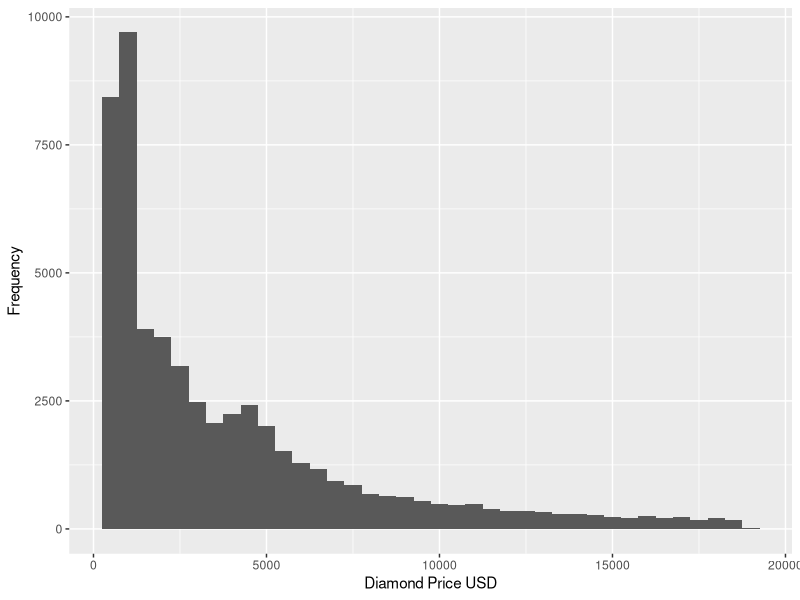
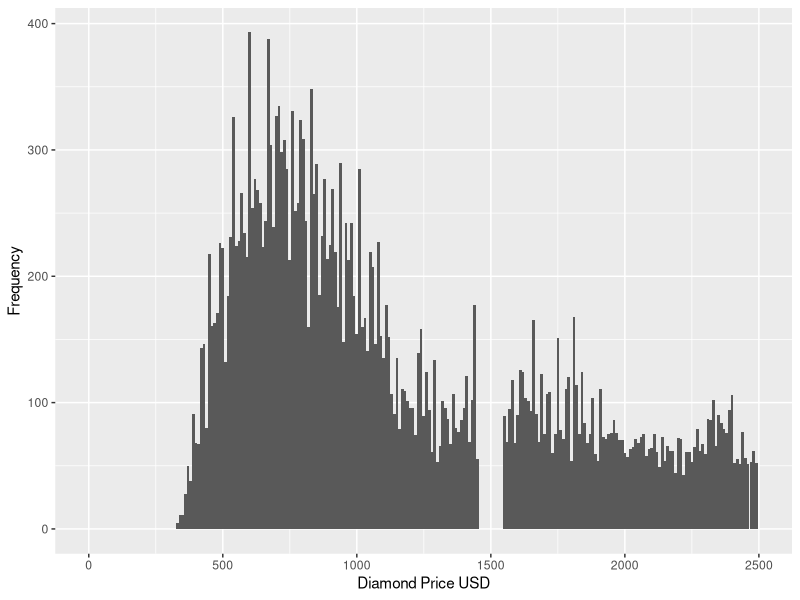
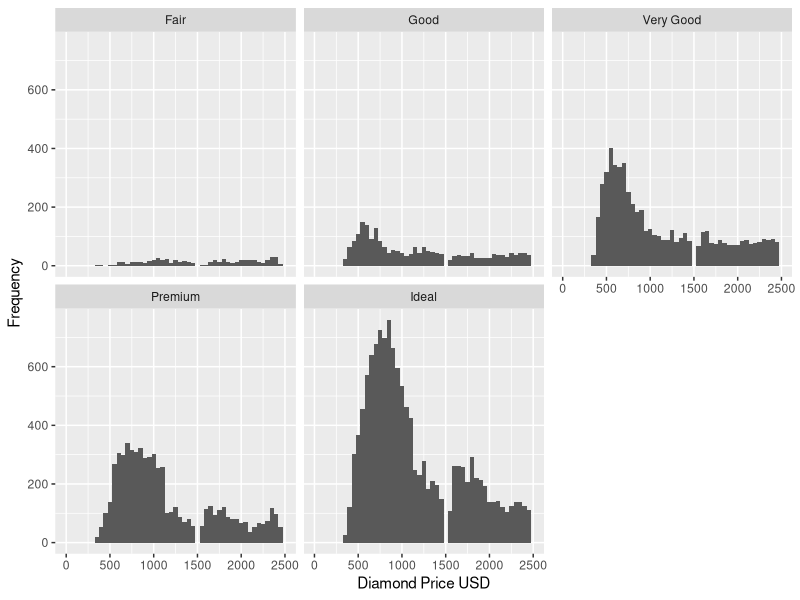
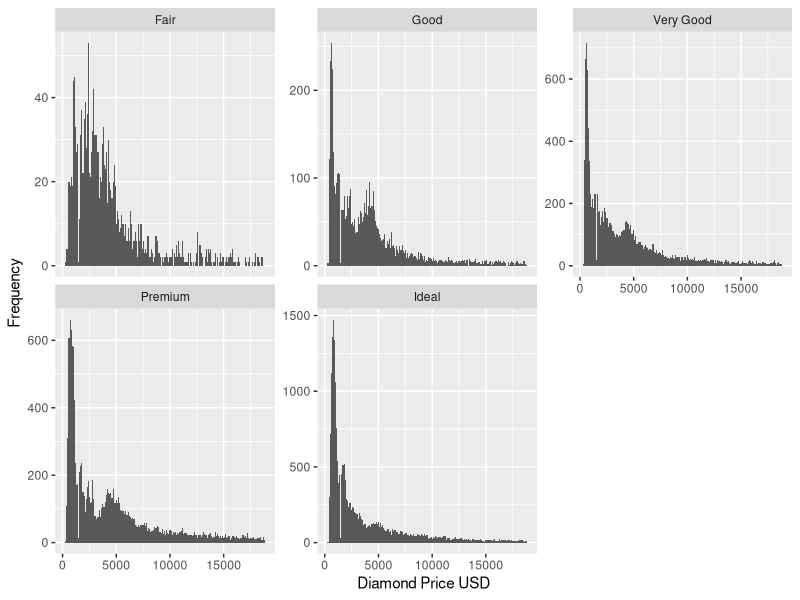
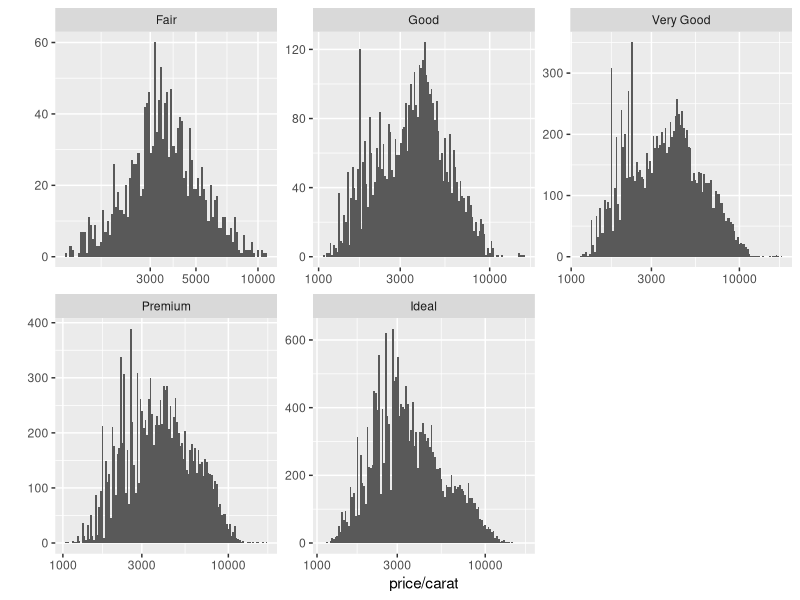
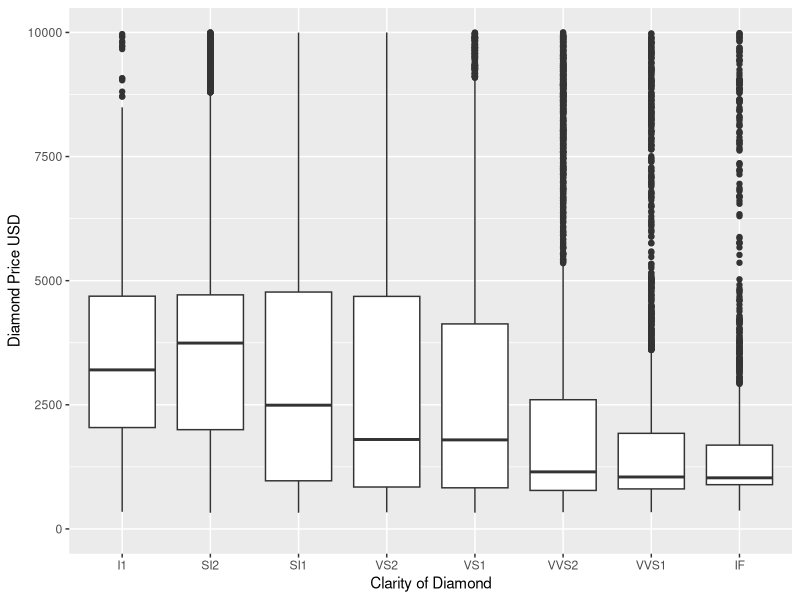
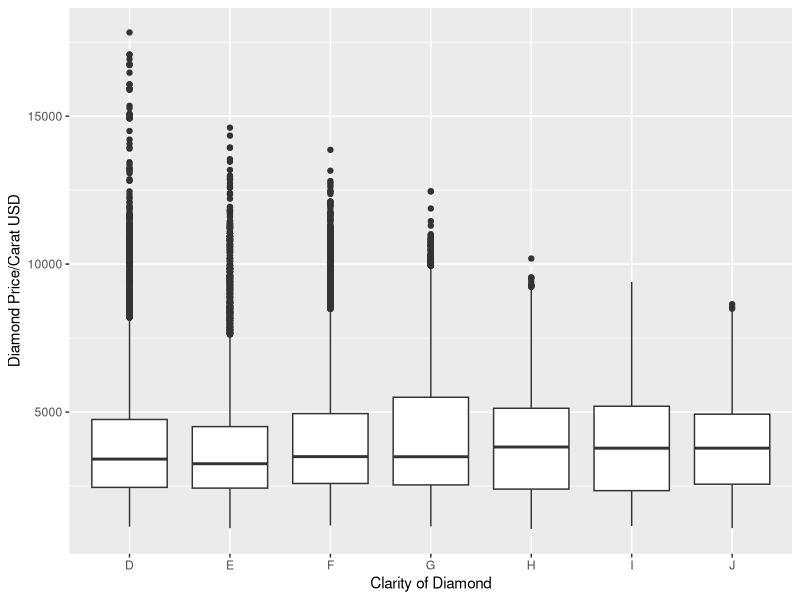
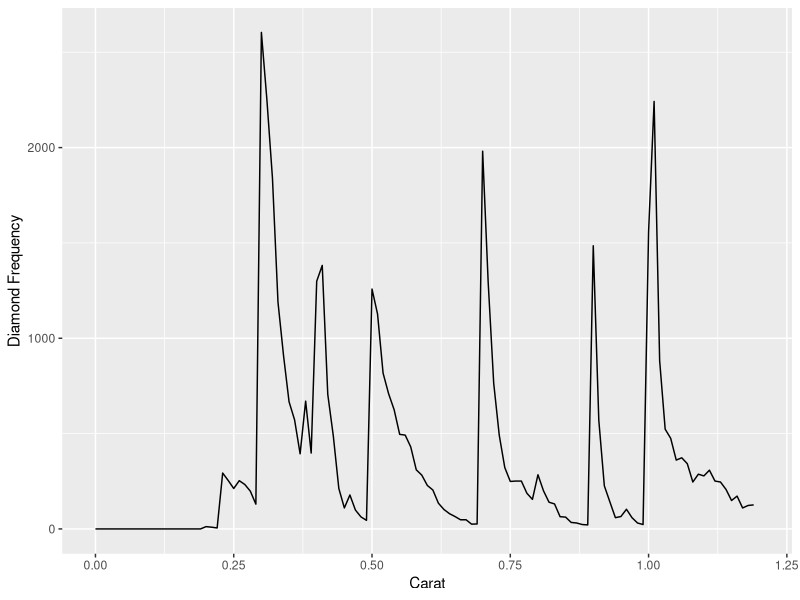

Here is the R script that generated these plots, in order:
## ---- chunk 1
knitr::opts_chunk$set(echo = TRUE)
## ---- chunk 2
library(ggplot2)
data("diamonds")
summary(diamonds)
## ---- chunk 3
diamonds$color
## ---- chunk 4
qplot(x = price, data = diamonds, binwidth = 500, title = "Diamond Price Distribution",
                                                         xlab ="Diamond Price USD", ylab = "Frequency")  

mean(diamonds$price)

median(diamonds$price)
## ---- chunk 5
sum(diamonds$price < 500)
sum(diamonds$price < 250)
sum(diamonds$price >= 15000)
## ---- chunk 6
qplot(x = price, data = diamonds, binwidth = 10, title = "Diamond Price Distribution",
      xlab ="Diamond Price USD", ylab = "Frequency")  +
      scale_x_continuous(limits = c(0,2500))   

ggsave('priceHistogram.png')
## ---- chunk 7
qplot(x = price, data = diamonds, binwidth = 50, title = "Diamond Price Distribution By Cut",
      xlab ="Diamond Price USD", ylab = "Frequency")  +
      scale_x_continuous(limits = c(0,2500))   +
  facet_wrap(~cut)
## ---- chunk 8
by(diamonds$price, diamonds$cut, max)

by(diamonds$price, diamonds$cut, min)

by(diamonds$price, diamonds$cut, median)

## ---- chunk 9
qplot(x = price, data = diamonds, binwidth = 100, title = "Diamond Price Distribution By Cut",
      xlab ="Diamond Price USD", ylab = "Frequency")  +
      scale_x_continuous()   +
  facet_wrap(~cut, scales = "free_y")
## ---- chunk 10
qplot(x = price/carat, data= diamonds, binwidth = .01) +
  scale_x_log10() +
  facet_wrap(~cut, scales="free")
## ---- chunk 11
qplot(x = clarity, y = price, data = diamonds, title = "Diamond Price by Clarity", 
      xlab ="Clarity of Diamond", ylab = "Diamond Price USD", geom = "boxplot") + 
  scale_y_continuous(limits = c(0, 10000))

ggsave('priceBoxplot.png')
## ---- chunk 12
summary(subset(diamonds, diamonds$color == 'D'))

summary(subset(diamonds, diamonds$color == 'J'))

IQR(subset(diamonds, diamonds$color == 'D')$price)

IQR(subset(diamonds, diamonds$color == 'J')$price)

## ---- chunk 13
qplot(x = color, y = price/carat, data = diamonds, title = "Diamond Price/Carat by Diamond Color", 
      xlab ="Clarity of Diamond", ylab = "Diamond Price/Carat USD", geom = "boxplot")

ggsave('pricepercaratBoxplot.png')
## ---- chunk 14
qplot(x = carat, data = diamonds, geom = "freqpoly", binwidth = .01,
        title = "Diamond Freq by Carat", xlab = "Carat", ylab = "Diamond Frequency") +
  scale_x_continuous(limits = c(0, 1.2))
